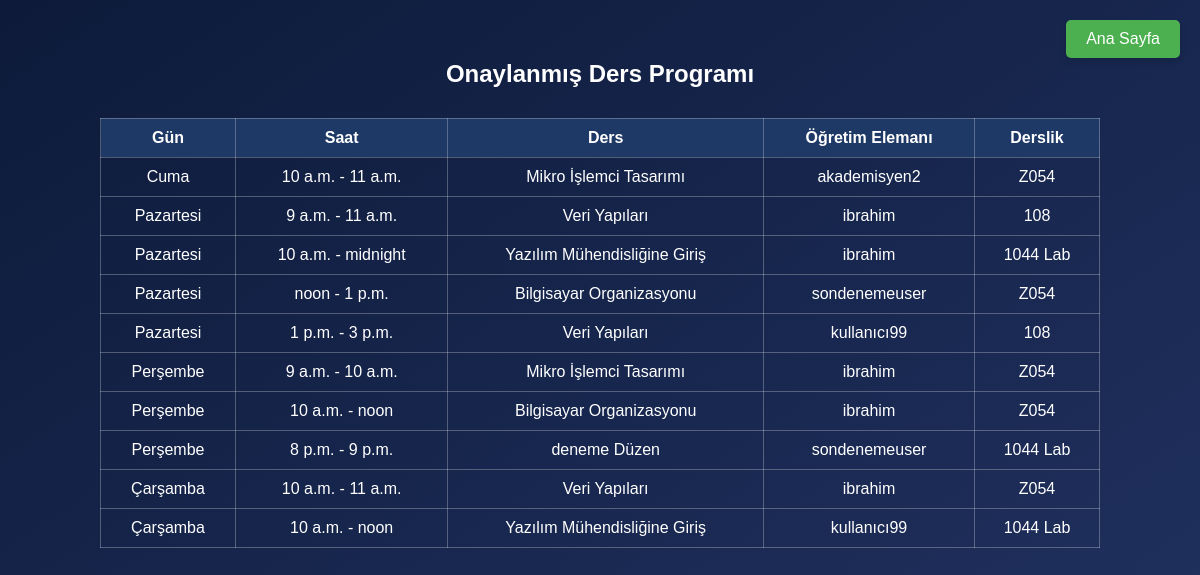
/uni/ders-programi/onaylanmis/ (signed in), run on the app's committed database.
### uni/models.py (models this page shows, shortened)
class OnaylanmisDersProgrami(models.Model):
    ders = models.ForeignKey(Ders, on_delete=models.CASCADE)
    derslik = models.ForeignKey(Derslik, on_delete=models.CASCADE)
    ogretim_elemani = models.ForeignKey(CustomUser, on_delete=models.CASCADE, limit_choices_to={'role': 'akademisyen'})
    gun = models.CharField(max_length=10, choices=DersProgrami.GUNLER)
    baslangic_saati = models.TimeField()
    bitis_saati = models.TimeField()
    onay_tarihi = models.DateTimeField(auto_now_add=True)

class Ders(models.Model):
    kod = models.CharField(max_length=10, unique=True)
    ad = models.CharField(max_length=100)
    ogrenci_sayisi = models.IntegerField(default=0)
    kredi = models.IntegerField()
    bolum = models.CharField(max_length=100)

class CustomUser(AbstractUser):
    ROLE_CHOICES = (
        ('bolum_baskani', 'Bölüm Başkanı'),
        ('bolum_sekreteri', 'Bölüm Sekreteri'),
        ('akademisyen', 'Akademisyen'),
        ('ogrenci', 'Öğrenci'),
    )
    role = models.CharField(max_length=20, choices=ROLE_CHOICES, null=True, blank=True)

class Derslik(models.Model):
    ad = models.CharField(max_length=50, unique=True)
    kapasite = models.IntegerField()

### uni/views.py (the view)
# urls.py: path('ders-programi/onaylanmis/', views.onaylanmis_ders_programi, name='onaylanmis_ders_programi'),
@login_required
def onaylanmis_ders_programi(request):
    programlar = OnaylanmisDersProgrami.objects.all().order_by('gun', 'baslangic_saati')
    return render(request, 'onaylanmis_ders_programi.html', {'programlar': programlar})

### uni/templates/onaylanmis_ders_programi.html (shortened to what this page needs)
{% extends "base.html" %}
{% block content %}
<h2 style="text-align:center;">Onaylanmış Ders Programı</h2>
<a href="{% url 'home' %}" class="btn-home">Ana Sayfa</a>
<table>
    <thead>
        <tr>
            <th>Gün</th>
            <th>Saat</th>
            <th>Ders</th>
            <th>Öğretim Elemanı</th>
            <th>Derslik</th>
        </tr>
    </thead>
    <tbody>
        {% for ders in programlar %}
        <tr>
            <td>{{ ders.gun }}</td>
            <td>{{ ders.baslangic_saati }} - {{ ders.bitis_saati }}</td>
            <td>{{ ders.ders.ad }}</td>
            <td>{{ ders.ogretim_elemani }}</td>
            <td>{{ ders.derslik.ad }}</td>
        </tr>
        {% endfor %}
    </tbody>
</table>
{% endblock %}

### uni/templates/base.html (style rules this page uses)
body { margin: 0; padding: 0; background: linear-gradient(to bottom right, #0d1a3a, #223362); font-family: Arial, sans-serif; color: white; min-height: 100vh; }
h2 { margin-bottom: 10px; }

### uni/templates/onaylanmis_ders_programi.html (style rules this page uses)
table { width: 100%; border-collapse: collapse; margin-top: 30px; }
th, td { border: 1px solid #ffffff44; padding: 10px; text-align: center; color: white; }
th { background-color: #1e3966; }
.btn-home { position: fixed; top: 20px; right: 20px; padding: 10px 20px; background-color: #4caf50; color: white; font-size: 16px; border: none; border-radius: 5px; box-shadow: 0 4px 6px rgba(0, 0, 0, 0.1); cursor: pointer; z-index: 1000; text-decoration: none; }

### data on the page
OnaylanmisDersProgrami: gun "Cuma", baslangic_saati "10 a.m.", bitis_saati "11 a.m.", ders.ad "Mikro İşlemci Tasarımı", ogretim_elemani "akademisyen2", derslik.ad "Z054"
OnaylanmisDersProgrami: gun "Pazartesi", baslangic_saati "9 a.m.", bitis_saati "11 a.m.", ders.ad "Veri Yapıları", ogretim_elemani "ibrahim", derslik.ad "108"
OnaylanmisDersProgrami: gun "Pazartesi", baslangic_saati "10 a.m.", bitis_saati "midnight", ders.ad "Yazılım Mühendisliğine Giriş", ogretim_elemani "ibrahim", derslik.ad "1044 Lab"
OnaylanmisDersProgrami: gun "Pazartesi", baslangic_saati "noon", bitis_saati "1 p.m.", ders.ad "Bilgisayar Organizasyonu", ogretim_elemani "sondenemeuser", derslik.ad "Z054"
OnaylanmisDersProgrami: gun "Pazartesi", baslangic_saati "1 p.m.", bitis_saati "3 p.m.", ders.ad "Veri Yapıları", ogretim_elemani "kullanıcı99", derslik.ad "108"
OnaylanmisDersProgrami: gun "Perşembe", baslangic_saati "9 a.m.", bitis_saati "10 a.m.", ders.ad "Mikro İşlemci Tasarımı", ogretim_elemani "ibrahim", derslik.ad "Z054"
OnaylanmisDersProgrami: gun "Perşembe", baslangic_saati "10 a.m.", bitis_saati "noon", ders.ad "Bilgisayar Organizasyonu", ogretim_elemani "ibrahim", derslik.ad "Z054"
OnaylanmisDersProgrami: gun "Perşembe", baslangic_saati "8 p.m.", bitis_saati "9 p.m.", ders.ad "deneme Düzen", ogretim_elemani "sondenemeuser", derslik.ad "1044 Lab"
OnaylanmisDersProgrami: gun "Çarşamba", baslangic_saati "10 a.m.", bitis_saati "11 a.m.", ders.ad "Veri Yapıları", ogretim_elemani "ibrahim", derslik.ad "Z054"
OnaylanmisDersProgrami: gun "Çarşamba", baslangic_saati "10 a.m.", bitis_saati "noon", ders.ad "Yazılım Mühendisliğine Giriş", ogretim_elemani "kullanıcı99", derslik.ad "1044 Lab"
